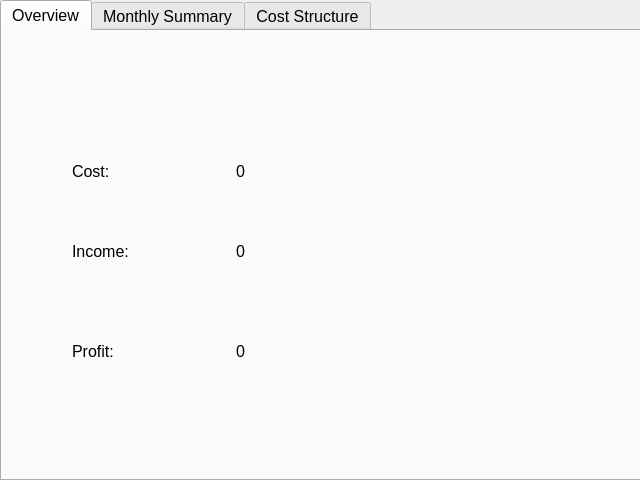
<?xml version="1.0" encoding="UTF-8"?>
<ui version="4.0">
 <class>Form</class>
 <widget class="QWidget" name="Form">
  <property name="geometry">
   <rect>
    <x>0</x>
    <y>0</y>
    <width>640</width>
    <height>480</height>
   </rect>
  </property>
  <property name="font">
   <font>
    <pointsize>12</pointsize>
   </font>
  </property>
  <property name="windowTitle">
   <string>Accounting</string>
  </property>
  <widget class="QTabWidget" name="tabWidget">
   <property name="geometry">
    <rect>
     <x>0</x>
     <y>0</y>
     <width>641</width>
     <height>481</height>
    </rect>
   </property>
   <property name="currentIndex">
    <number>0</number>
   </property>
   <widget class="QWidget" name="tab">
    <attribute name="title">
     <string>Overview</string>
    </attribute>
    <widget class="QWidget" name="horizontalLayoutWidget">
     <property name="geometry">
      <rect>
       <x>70</x>
       <y>280</y>
       <width>321</width>
       <height>80</height>
      </rect>
     </property>
     <layout class="QHBoxLayout" name="horizontalLayout">
      <item>
       <widget class="QLabel" name="lbl_txt_profit">
        <property name="text">
         <string>Profit:</string>
        </property>
       </widget>
      </item>
      <item>
       <widget class="QLabel" name="lbl_profit_number">
        <property name="text">
         <string>0</string>
        </property>
       </widget>
      </item>
     </layout>
    </widget>
    <widget class="QWidget" name="horizontalLayoutWidget_2">
     <property name="geometry">
      <rect>
       <x>70</x>
       <y>100</y>
       <width>321</width>
       <height>80</height>
      </rect>
     </property>
     <layout class="QHBoxLayout" name="horizontalLayout_2">
      <item>
       <widget class="QLabel" name="lbl_txt_cost">
        <property name="text">
         <string>Cost:</string>
        </property>
       </widget>
      </item>
      <item>
       <widget class="QLabel" name="lbl_cost_number">
        <property name="text">
         <string>0</string>
        </property>
       </widget>
      </item>
     </layout>
    </widget>
    <widget class="QWidget" name="horizontalLayoutWidget_3">
     <property name="geometry">
      <rect>
       <x>70</x>
       <y>180</y>
       <width>321</width>
       <height>80</height>
      </rect>
     </property>
     <layout class="QHBoxLayout" name="horizontalLayout_3">
      <item>
       <widget class="QLabel" name="lbl_txt_income">
        <property name="text">
         <string>Income:</string>
        </property>
       </widget>
      </item>
      <item>
       <widget class="QLabel" name="lbl_income_number">
        <property name="text">
         <string>0</string>
        </property>
       </widget>
      </item>
     </layout>
    </widget>
   </widget>
   <widget class="QWidget" name="tab_2">
    <attribute name="title">
     <string>Monthly Summary</string>
    </attribute>
    <widget class="QTableWidget" name="tableWidget">
     <property name="geometry">
      <rect>
       <x>0</x>
       <y>0</y>
       <width>401</width>
       <height>451</height>
      </rect>
     </property>
     <column>
      <property name="text">
       <string>Cost</string>
      </property>
     </column>
     <column>
      <property name="text">
       <string>Income</string>
      </property>
     </column>
     <column>
      <property name="text">
       <string>Profit</string>
      </property>
     </column>
    </widget>
   </widget>
   <widget class="QWidget" name="tab_3">
    <attribute name="title">
     <string>Cost Structure</string>
    </attribute>
    <widget class="QTableWidget" name="tableWidget_2">
     <property name="geometry">
      <rect>
       <x>0</x>
       <y>0</y>
       <width>521</width>
       <height>451</height>
      </rect>
     </property>
     <column>
      <property name="text">
       <string>Total Cost</string>
      </property>
     </column>
     <column>
      <property name="text">
       <string>Fixed Cost</string>
      </property>
     </column>
     <column>
      <property name="text">
       <string>Supply Cost</string>
      </property>
     </column>
     <column>
      <property name="text">
       <string>Building Cost</string>
      </property>
     </column>
    </widget>
   </widget>
  </widget>
 </widget>
 <resources/>
 <connections/>
</ui>
